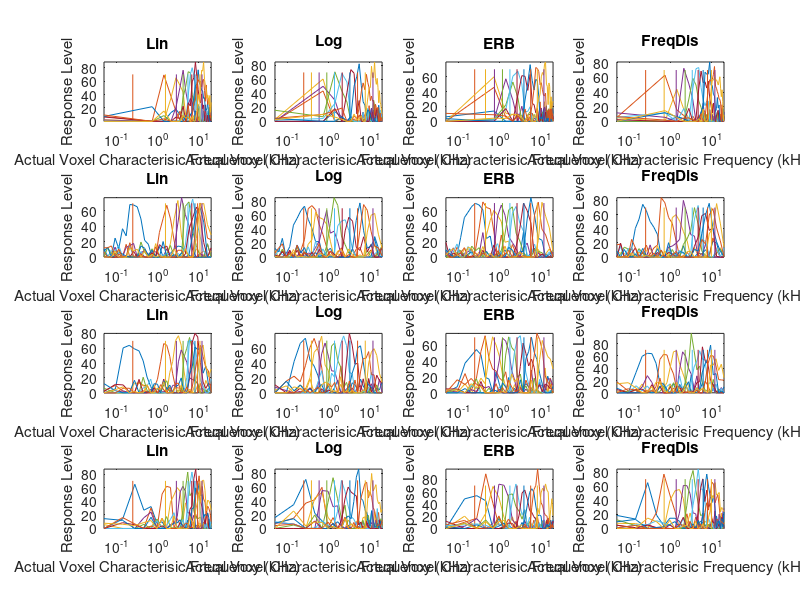
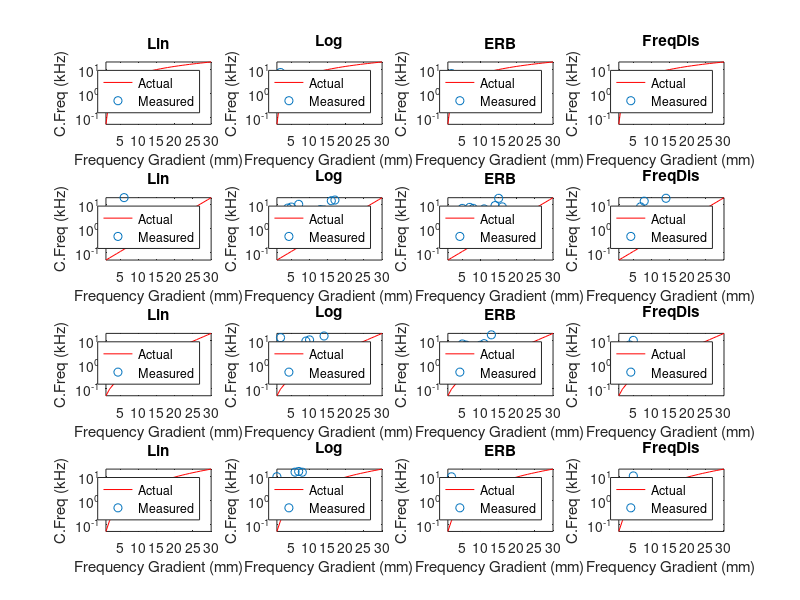

Write the MATLAB code that produced these figures, in order.
function data = fMRIFreqMagModel
% Model of Frequency magnification imaged using fMRI
% effect on stimulus spacing on recorded response compared to underlying
% spacing of neuron/voxel characterisic frequency spacing

%% TO DO
% Add spread of HMDR - apply to voxel response
% Add noise
% Add frequency selectivity spacing
% create bandpass noise stimuli
% each voxel contain many tuning curves - loop current code for each voxel
% and take weighted average - then convovle with gaussian Hymodynmaic
% spread response
% plot superimposed stimuli responses
% plot neuron response as line, voxel as point
% 30 random numbers - create coiefient 

clc; close all

%% Neuronal population Magnification domain fucntion
% VoxelMagSpace = {str2func('@lcfNErb'),str2func('@FreqDisMagDom')};
% VoxelMagSpace2Freq = {str2func('@lcfInvNErb'),str2func('@FreqDisMagDom2Fre')};
% VoxelFilterWidth = {str2func('@lcfErb'),str2func('@FreqDisMagDom2Freq')};

%% Neuronal population Magnification domain fucntion
VoxelMagSpace = {str2func('@lcfNErb')};
VoxelMagSpace2Freq = {str2func('@lcfInvNErb')};
VoxelFilterWidth = {str2func('@lcfErb'),str2func('@lcfErb'),str2func('@lcfErb'),str2func('@lcfErb')};

%% Stimuli Magnification domain functions
% magDomain,magScale2F,magFilterWidth
StimMagDomain = {str2func('@LinMagDom'),str2func('@LogMagDom'),str2func('@lcfNErb'),str2func('@FreqDisMagDom')};
StimMagDomain2Freq = {str2func('@LinMagDom2Freq'),str2func('@LogMagDom2Freq'),str2func('@lcfInvNErb'),str2func('@FreqDisMagDom2Freq')};
StimSpacingNames = {'Lin','Log','ERB','FreqDis'};   % names for graph titles for each stimulus spacing - must be in same order as StimMagDomain and StimMagDomain2Freq variables

%% Stimuli Properties
StimHighFreq = 12;  % highest frequency to test
StimLowFreq = 0.25; % lowest frequency to test
StimNum = 10;   % number of stimulus
StimdB = 70;
%% Voxel Population Properties
% Auditory system properties
HighFreq = 20;  % Highest frequency of the system
LowFreq = 0.05; % Lowest frequency of the system
Gradient = 30; % length of gradient in mm
nNeurons = 100000; % number of neurons per mm
% Imaging Properties
Resolution = 1;  % resolution of imaging in mm
nVoxels = Gradient/Resolution; % number of voxels
NeuronDensity = nNeurons .* Resolution; % number of neurons in each voxel
HDspread = 3; % spread of hemodynamic response in mm

% Spacing Properites
C = 1; % constant scaling for voxel tuning width

VoxelMagSpace = StimMagDomain ;
VoxelMagSpace2Freq = StimMagDomain2Freq;

VMD = cell(length(VoxelMagSpace),1);
SMD = struct('VoxRes', ones(StimNum,nVoxels), ...
    'VCharaFreq', ones(nVoxels), ...
    'fMRIdata', ones(nVoxels));
Res = cell(length(StimMagDomain),1);
PlotIndex = [0 4 8 12]

for iVMD = 1:length(VoxelMagSpace)
    % Spacing Properites
    data.VoxelProp(iVMD)  = VoxelProperties(LowFreq,HighFreq,nVoxels,C,VoxelMagSpace{iVMD},VoxelMagSpace2Freq{iVMD},VoxelFilterWidth{iVMD});    %     (LowFreq,HighFreq,nVoxels,C,magDomain,magScale2F,magFilterWidth)
    
    for iSMD = 1:length(StimMagDomain)
        %% create stimuli frequencies for each spacing
        StimFreq = StimMagDomain2Freq{iSMD}(linspace(StimMagDomain{iSMD}(StimLowFreq),StimMagDomain{iSMD}(StimHighFreq),StimNum)); % frequencies of stimuli - 3D matrix for band limited noise
        
        %% create stimuli gain structure
        StimLev = ones(size(StimFreq)).*StimdB; % can use to model filter response
        
        %% loop for each voxel
         figure (1)
        for i = 1:length(StimFreq)
            SMD.VoxRes(i,:) = VoxelResponse (StimFreq(i),StimLev,data.VoxelProp(iVMD).VFreqC,data.VoxelProp(iVMD).p);
            SMD.VoxRes(SMD.VoxRes<0) = 0;
            subplot(length(VoxelMagSpace),length(StimMagDomain),iSMD + PlotIndex(iVMD));
            plot(data.VoxelProp(iVMD).VFreqC,SMD.VoxRes(i,:)), set(gca,'XScale','log'),title (StimSpacingNames{iSMD}), xlabel('Actual Voxel Characterisic Frequency (kHz)'), ylabel('Response Level'), axis tight
            hold on
            line(repmat(StimFreq(i),1,2),[min(ylim) StimLev(i)])
        end
        
        % weight average response for each voxel in stimuli domain (stimuli domain because stimuli ID used for calulation)
        %         for i = 1:nVoxels
        SMD.VCharaFreq = VoxelCharacterFrequency (StimFreq, SMD.VoxRes,StimMagDomain{iSMD},StimMagDomain2Freq{iSMD});
        %         end
        
        %% fMRI response data
        %% convolve with Hemodynamic spread
        %         SMD.fMRIdata(iSMD) = fMRIResponse (SMD.VCharaFreq(iSMD),HDspread);
        
        Res{iSMD}= SMD;
        
    end
    data.VMD{iVMD,1} = Res;
end  
    %% plot Voxel characterisic frequencies - actual vs measured
    for iVMD = 1:length(VoxelMagSpace)
        figure (2)
        for iSMD = 1:length(StimMagDomain)
            subplot(length(VoxelMagSpace),length(StimMagDomain),iSMD + PlotIndex(iVMD));
            plot (1:nVoxels,data.VoxelProp(iVMD).VFreqC, 'r'), axis tight
            hold on
            scatter (1:nVoxels,data.VMD{iVMD,1}{iSMD ,1}.VCharaFreq)
            set(gca,'YScale','log'), xlabel('Frequency Gradient (mm)'), ylabel('C.Freq (kHz)'),title (StimSpacingNames{iSMD}),legend('Actual','Measured','Location','SouthEast')
        end
    end
    
% end

end
function Response = VoxelResponse (StimF,StimLev,VoxelFreqC,p)
StimInt = 10.^(StimLev/10);
Int = zeros(1,length(VoxelFreqC)); % Response intensity for each Voxel
for I = 1:length(VoxelFreqC)
    for II = 1:length(StimF)
        g = abs((StimF(II)-VoxelFreqC(I))/VoxelFreqC(I));
        fw=(1+(p(I)*g)).*exp(-p(I)*g); %Two parameter roex
        Int(I) = Int(I)+fw*StimInt(II);
    end
end
NoiseLev = 10;
noise = randn (1,length(VoxelFreqC)).*NoiseLev;
Response = 10*log10(max(Int,1)); % Threshold intensity response and convert to dB
Response = Response + noise; %% set negative values to 0
% Response = Int; % no threshold
% Response = max(Int,1);
end
function VCharaFreq = VoxelCharacterFrequency (StimFreq, VoxRes,StimMagDomain,StimMagDomain2Freq)
VCharaFreq = zeros(length(VoxRes),1);
StimFreqStimDomain = StimMagDomain(StimFreq);
for i = 1:length(VoxRes)
    VCharaFreq (i) = sum((StimFreqStimDomain'.*VoxRes(:,i)))./sum(VoxRes(:,i)); % need to convert to linear spacing - convert to mag domain then convert back for characteristic frequencies
end
VCharaFreq(isnan(VCharaFreq)) = 0 ;

VCharaFreq = StimMagDomain2Freq(VCharaFreq);
%% need to convert back to frequency domain
end
function Response = fMRIResponse (StimF,StimLev,VoxelFreqC,p)
% hemodynamic spread
%% Parkes (2005) at 3 T
%% Find paper for 7T - around 2.3 mm
% FWHM GE = 3.9 +/- 0.7 mm, SE = 3.4 +/- 0.8
StimInt = 10.^(StimLev/10);
Int = zeros(1,length(VoxelFreqC)); % Response intensity for each Voxel
for I = 1:length(VoxelFreqC)
    for II = 1:length(StimF)
        g = abs((StimF(II)-VoxelFreqC(I))/VoxelFreqC(I));
        fw=(1+(p(I)*g)).*exp(-p(I)*g); %Two parameter roex
        Int(I) = Int(I)+fw*StimInt(II);
    end
end
Response = 10*log10(max(Int,1)); % Threshold intensity response and convert to dB
% Response = Int; % no threshold
% Response = max(Int,1);
end
function VoxelProp = VoxelProperties(LowFreq,HighFreq,nVoxels,C,magDomain,magScale2F,magFilterWidth)
VoxelProp.VmagScale = linspace(magDomain(LowFreq),magDomain(HighFreq),nVoxels); % Linearly space in magnification scale domain (ERB, FS, LOG, LIN)
VoxelProp.VFreqC = magScale2F(VoxelProp.VmagScale);   % Voxel Characterisic Frequency - Convert maginification scale values to frequency values (kHz)
VoxelProp.VTuningWidth = magFilterWidth(VoxelProp.VFreqC); % Voxel frequency tuning width for each Voxel Charactersic Frequency (for each voxel)(Bandwidth in?)
VoxelProp.p = C*4*VoxelProp.VFreqC./VoxelProp.VTuningWidth; % Filter coefficient of each Voxel % VTuningWidth - population tuning width / populationERB
end
function y = LinMagDom(f)
y = f;
end
function f = LinMagDom2Freq(x)
f = x;
end
function y = LogMagDom(f)
y = log10(f);
end
function f = LogMagDom2Freq(x)
f = 10.^(x);
end
function erb = lcfErb(f)
% ***** lcfErb *****
% ERBs as per Glasberg and Moore (1990);
A = 24.7/1000; B = 4.37;
erb = A*(B*f+1);
end
function nerb = lcfNErb(f)
% ***** lcfNErb *****
% Converts frequency to ERB number;
A = 24.7/1000; B = 4.37;
nerb = 1/(A*B)*log(B*f+1);
end
function f = lcfInvNErb(nerb)
% ***** lcfInvNErb *****
% Converts ERB number to frequency;
A = 24.7/1000; B = 4.37;
f = 1/B*(exp(A*B*nerb)-1);
end
function DLF= FreqDisTuningWidth (f)

%% log DLF = a'sqrt(F) + k' + m'(SL^-1) % Nelson et al (1983)
% Nelson et al k' = -0.15, m' = 5.056, a' = 0.0214

%% Weir (1977) = log DLF = a sqrt(F) + b % depended on dB SL

a = 0.0214; k = -0.15; m = 5.056; SL = 40;

DLF = log10(a(sqrt(f)) + k + m(SL^-1));


% FreqSelTunWid = f;
end
function y = FreqDisMagDom(f)
%% number of Freq Selectivity units
a = 0.0214; k = -0.15; m = 5.056; SL = 35;
y = exp(a .* sqrt(f) + k + m.*(SL.^-1));
end
function f = FreqDisMagDom2Freq(x)
a = 0.0214; k = -0.15; m = 5.056; SL = 35;
f = ((log(x) - (k + m.*(SL.^-1)))./a).^2;
end